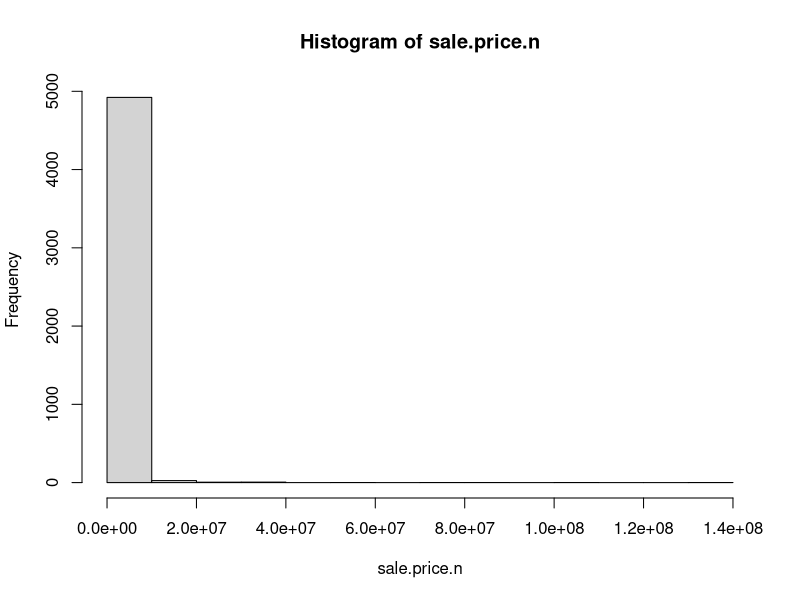
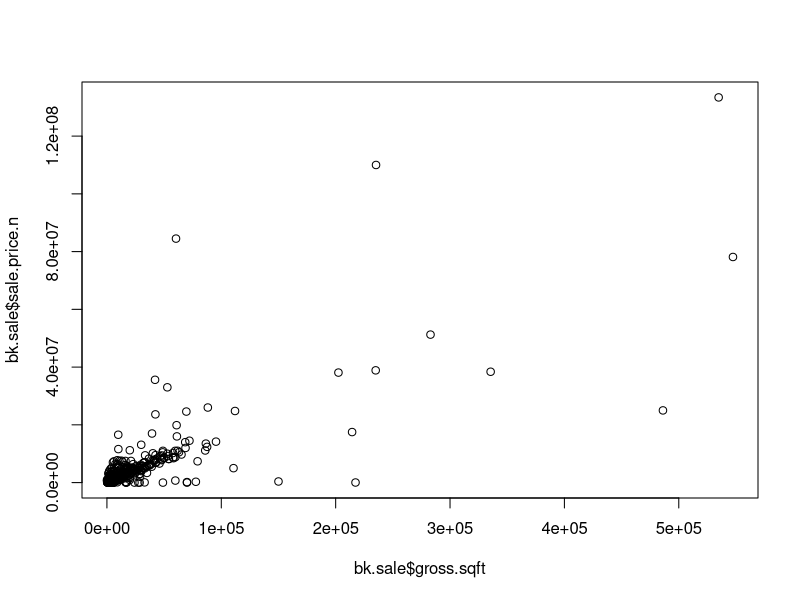
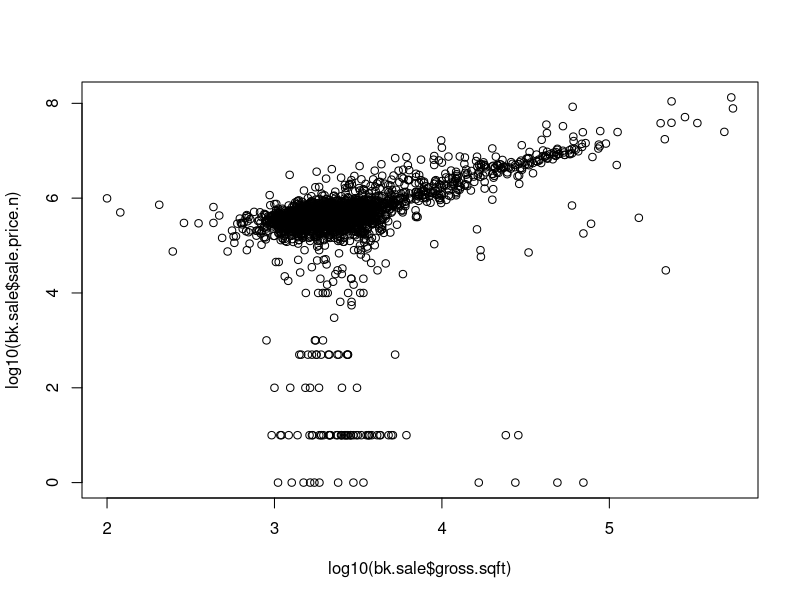
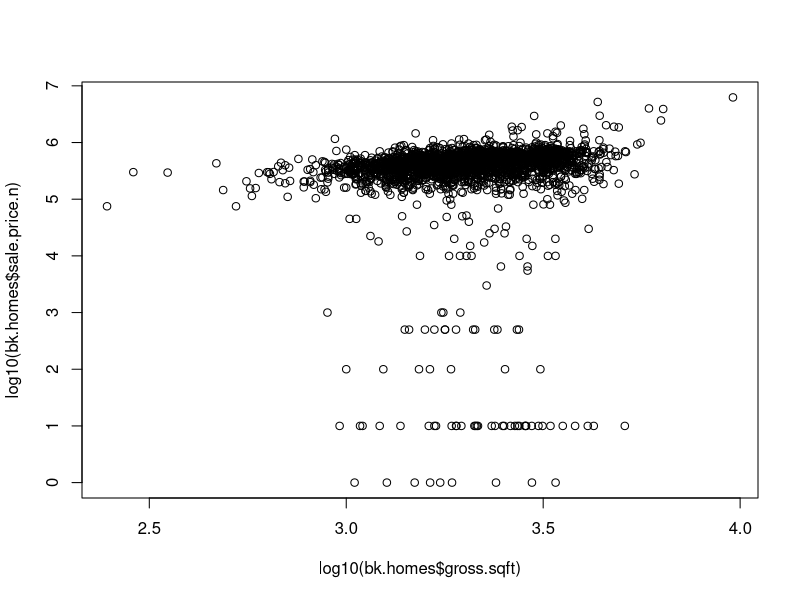
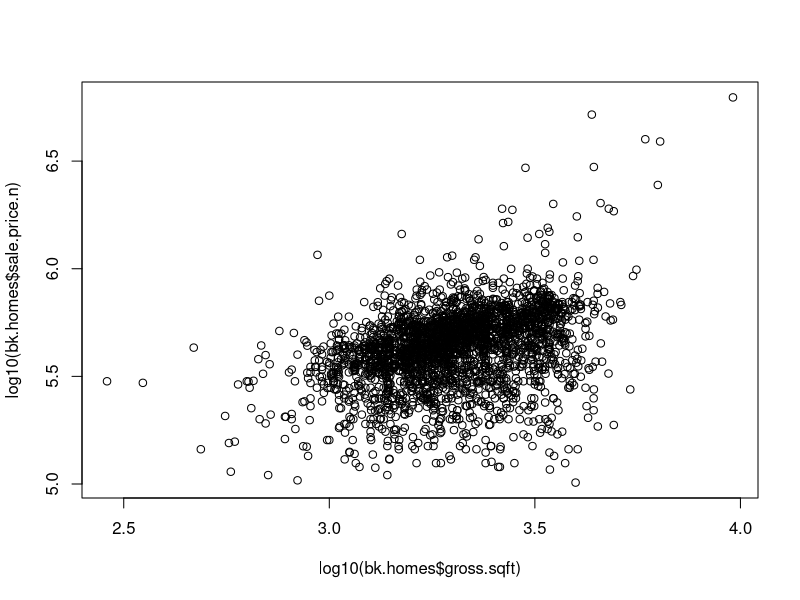

Reproduce these figures in R, in order.
## ---- chunk 1
library(plyr)

setwd("C:\\Users\\atsuatakpa01\\Documents\\SMU\\Doing DataScience\\GitHub\\My Project")

# http://www1.nyc.gov/site/finance/taxes/property-rolling-sales-data.page


# read csv file
bk <- read.csv("rollingsales_bronx.csv",skip=4,header=TRUE)
## ---- chunk 2
head(bk)
summary(bk)
str(bk) # Very handy function!
#Compactly display the internal structure of an R object.
## ---- chunk 3
bk$SALE.PRICE.N <- as.numeric(gsub("[^[:digit:]]","", bk$SALE.PRICE))
count(is.na(bk$SALE.PRICE.N))

names(bk) <- tolower(names(bk)) # make all variable names lower case
## ---- chunk 4
bk$gross.sqft <- as.numeric(gsub("[^[:digit:]]","", bk$gross.square.feet))
bk$land.sqft <- as.numeric(gsub("[^[:digit:]]","", bk$land.square.feet))
bk$year.built <- as.numeric(as.character(bk$year.built))
## ---- chunk 5
attach(bk)
hist(sale.price.n) 
detach(bk)
## ---- chunk 6
bk.sale <- bk[bk$sale.price.n!=0,]
plot(bk.sale$gross.sqft,bk.sale$sale.price.n)
plot(log10(bk.sale$gross.sqft),log10(bk.sale$sale.price.n))
## ---- chunk 7
bk.homes <- bk.sale[which(grepl("FAMILY",bk.sale$building.class.category)),]
dim(bk.homes)
plot(log10(bk.homes$gross.sqft),log10(bk.homes$sale.price.n))
summary(bk.homes[which(bk.homes$sale.price.n<100000),])
""
## ---- chunk 8
## remove outliers that seem like they weren't actual sales
bk.homes$outliers <- (log10(bk.homes$sale.price.n) <=5) + 0
bk.homes <- bk.homes[which(bk.homes$outliers==0),]
plot(log10(bk.homes$gross.sqft),log10(bk.homes$sale.price.n))
